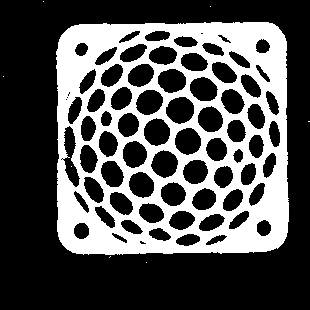
#> input picture data/team7/final_binary_data/0/01.bmp, 310 x 310 px; its folder holds 4 pictures in this run
$ python 1_pca_controlchart.py
#> lines starting #> are read from the running program, lines starting #| are printed output that depends on the picture; after the words box and inside, x2 and y2 are one past the last pixel; in counts of white or black regions, pixels touching at a corner belong together
from PIL import Image
import glob
import numpy as np
import pandas as pd
import matplotlib.pyplot as plt
from numpy.linalg import eig
from sklearn.decomposition import PCA

##### Before pca

# Find route
data_type = 'binary' # or 'greyscale'
if data_type == 'binary':
    data_dir = "../data/final_binary_data/"
elif data_type == 'greyscale':
    data_dir = "../data/final_data/"

categories = ["0","1"]
nb_classes = len(categories)

# Confirm image size - reduction to apply it to minitab
# Also, 310*310 Image is too big for finding eigenvector matrix using python

image_w = 50
image_h = 50
pixels = image_w * image_h

# List for image(X) and label(Y)
X = []
Y = []

# Load all image for making dataframe
for index, cat in enumerate(categories):
    image_dir = data_dir + cat + "/"
    print(image_dir)
    files = glob.glob(image_dir+"*")
    print('files ->', files)
    for idx, file in enumerate(files):
        img = Image.open(file)
#> img is the input picture: PIL image 310x310 L; 32.6% white; 8 white regions (7 under 20 px), largest, box (x1, y1, x2, y2) and area: (56, 22, 289, 255) 31349
        img = img.resize((image_w, image_h))
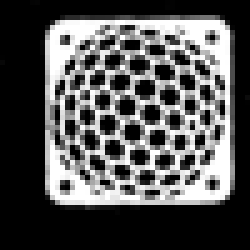
#> img: PIL image 50x50 L (shown 5 times larger); min 0, max 255, mean 83.8
        data = np.asarray(img)
        X.append(data)
        Y.append(index)
        if idx % 50 == 0:
            print(idx, "\n", data)
#> (printed output is left out)
X = np.array(X) # image - first 30 is no assignable defect, last 20 is assignable defect
Y = np.array(Y) # label - first 30 is 0, last 20 is 1
# print(X)
# print(Y)

# Reshape images in a one row
#> (the run stopped early here; a loop or call above may not have finished)
